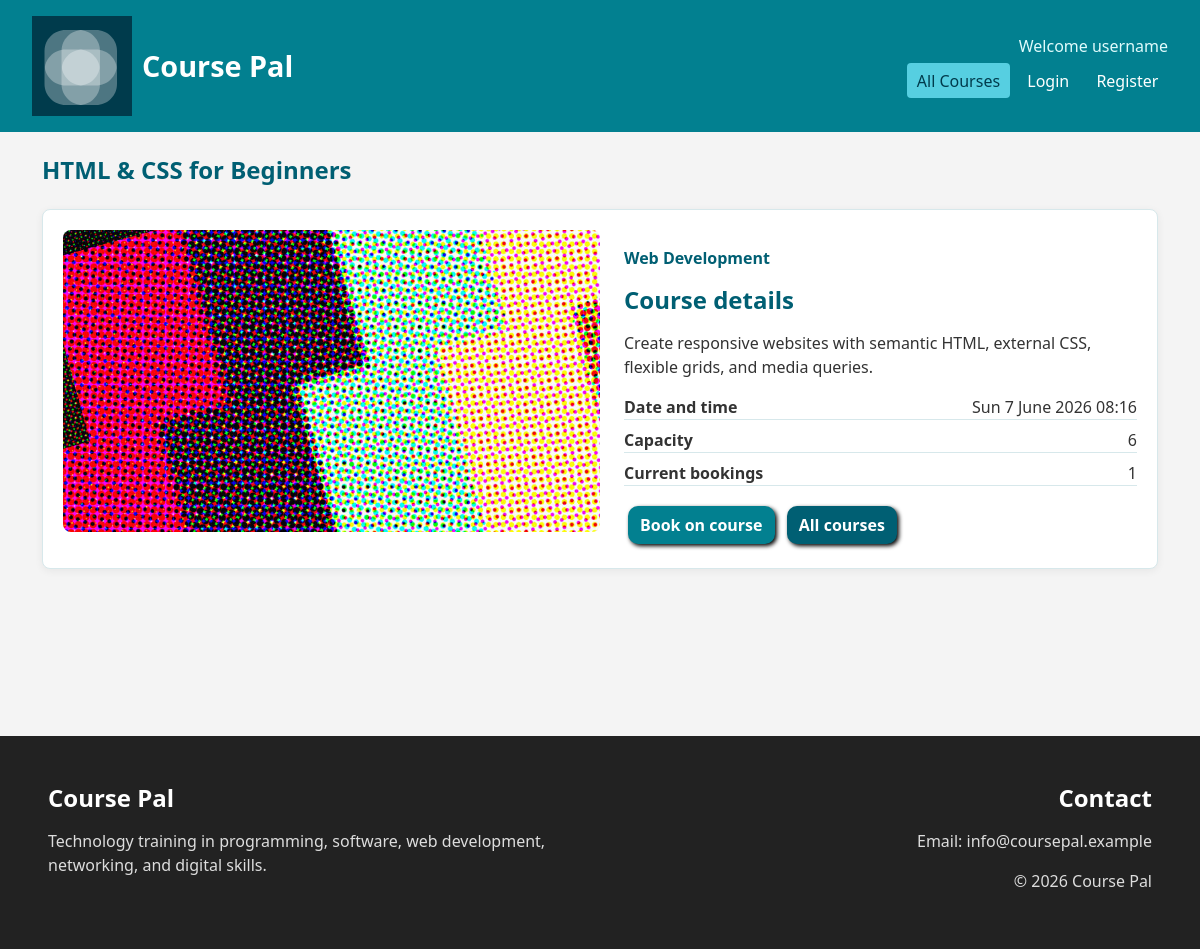
Screenshot of /course.php?id=3 with the database file from the repository.
### tables this page shows
CREATE TABLE courses (
  course_id INT NOT NULL AUTO_INCREMENT,
  name VARCHAR(150) NOT NULL,
  description MEDIUMTEXT NOT NULL,
  category_id INT NOT NULL,
  capacity INT NOT NULL,
  date DATETIME NOT NULL,
  course_image TEXT NOT NULL,
  PRIMARY KEY (course_id),
  CONSTRAINT fk_courses_category FOREIGN KEY (category_id) REFERENCES categories(category_id),
  CONSTRAINT check_course_capacity CHECK (capacity > 0)
);

CREATE TABLE categories (
  category_id INT NOT NULL AUTO_INCREMENT,
  category_name VARCHAR(100) NOT NULL,
  category_description VARCHAR(255) NOT NULL,
  category_colour VARCHAR(255) NOT NULL,
  PRIMARY KEY (category_id),
  UNIQUE KEY unique_category_name (category_name)
);

### includes/connectdb.php (called while the page is built, shortened)
<?php
function e(string|int|null $value): string
{
    return htmlspecialchars((string) $value, ENT_QUOTES, 'UTF-8');
}
function format_course_date(?string $date): string
{
    return (new DateTime($date))->format('D j F Y H:i');
}
function get_course(PDO $pdo, int $courseId): ?array
{
    $statement = $pdo->prepare(
        'SELECT courses.*, categories.category_name, categories.category_colour,
                (SELECT COUNT(bookings.booking_id) FROM bookings WHERE bookings.course_id = courses.course_id) AS total_bookings
         FROM courses
         INNER JOIN categories ON courses.category_id = categories.category_id
         WHERE courses.course_id = ?'
    );
    $statement->execute([$courseId]);
    $course = $statement->fetch();
    return $course ?: null;
}
?>

### course.php (the view, shortened to what this page needs)
<?php
require 'includes/connectdb.php';
$courseId = (int) ($_GET['id'] ?? 0);
$course = $pdo && $courseId > 0 ? get_course($pdo, $courseId) : null;
require 'includes/header.php';
?>
<section>
  <?php if ($course): ?>
    <h1><?php echo e($course['name']); ?></h1>
    <article class="course-card-main panel">
      <img src="uploads/<?php echo e($course['course_image']); ?>" alt="<?php echo e($course['name']); ?> course image">
      <section class="course-details" aria-label="Course details">
        <p class="tag"><?php echo e($course['category_name']); ?></p>
        <h2>Course details</h2>
        <p><?php echo nl2br(e($course['description'])); ?></p>
        <dl>
          <div><dt>Date and time</dt><dd><?php echo e(format_course_date($course['date'])); ?></dd></div>
          <div><dt>Capacity</dt><dd><?php echo e($course['capacity']); ?></dd></div>
          <div><dt>Current bookings</dt><dd><?php echo e($course['total_bookings']); ?></dd></div>
        </dl>
        <a class="btn" href="book.php?id=<?php echo e($course['course_id']); ?>">Book on course</a>
        <a class="btn btn_secondary" href="courses.php">All courses</a>
      </section>
    </article>
  <?php else: ?>
    <h1>Course not found</h1>
    <p>The selected course ID does not exist.</p>
    <a class="btn" href="courses.php">All courses</a>
  <?php endif; ?>
</section>
<?php require 'includes/footer.php'; ?>

### css/styles.css (style rules this page uses)
* { box-sizing: border-box; }
body { margin: 0; font-family: 'Segoe UI', Arial, sans-serif; background-color: #f4f4f4; color: #333; line-height: 1.5; }
section, article, aside { margin: 1.5rem 0; }
section { padding: 0 1rem; }
a { color: #005f73; }
h1, h2, h3, h4, h5, h6 { color: #005f73; margin: 0.5rem 0; line-height: 1.2; }
.panel { background: white; border: 1px solid #d7e8eb; border-radius: 8px; padding: 1.25rem; box-shadow: 0 2px 8px rgba(0, 0, 0, 0.06); }
.tag, .course_date { color: #005f73; font-weight: bold; }
.course-card-main { align-items: flex-start; display: flex; gap: 1.5rem; }
.course-card-main img { border-radius: 8px; max-height: 420px; object-fit: cover; width: 50%; }
.course-card-main .course-details { margin: 0; padding: 0; width: 50%; }
dl { display: grid; gap: 0.5rem; }
dl div { border-bottom: 1px solid #d7e8eb; display: flex; justify-content: space-between; }
dt { font-weight: bold; }
dd { margin: 0; }
.btn { background-color: #028090; border: 0; border-radius: 10px; box-shadow: black 2px 2px 4px; color: white; cursor: pointer; display: inline-block; font-weight: bold; margin: 0.25rem; padding: 0.45rem 0.75rem; text-decoration: none; }
.btn_secondary { background-color: #005f73; }
@media (min-width: 600px) { .course-card-main { flex-direction: row; } }

### rows the page displays
courses: name "HTML & CSS for Beginners", course_image (picture), category.category_name "Web Development", description "Create responsive websites with semantic HTML, external CSS, flexible grids, and media queries.", date "Sun 7 June 2026 08:16", capacity "6"

### other values shown
$welcomeName "username"
$course['total_bookings'] "1"
